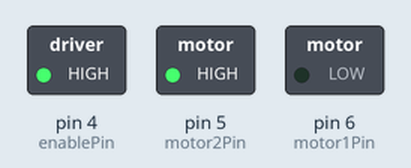
Bench run of a sketch on a simulated Arduino Uno, built with avr-gcc and run on an emulated ATmega328P. Parts: switched loads named in the sketch (green lamp = pin HIGH).

Above: at 1.0 s.
At 2.5 s:
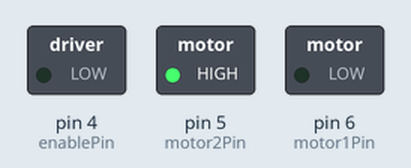
Timing chart, 0 to 3.5 s (numbered marks = the images above):
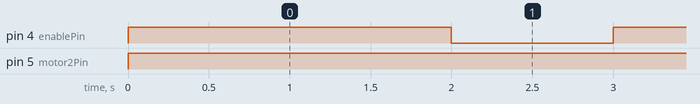

The sketch:

motorTest.ino
```cpp
//motorpins
const int enablePin = 4;
const int motor1Pin = 6;
const int motor2Pin = 5;
//const int motor3Pin = 10;
//const int motor4Pin = 11;
//const int enablePin2 = 12;

void setup() {
Serial.begin(9600);

pinMode(motor1Pin, OUTPUT);
pinMode(motor2Pin, OUTPUT);
pinMode(enablePin, OUTPUT);
//pinMode(motor3Pin, OUTPUT);
//pinMode(motor4Pin, OUTPUT);
//pinMode(enablePin2, OUTPUT);
}

void loop() {

leftForward();
//rightForward();
delay(1000);

//turn(); //check the turn function to see delay length

//leftForward();
//rightForward();
delay(1000);

leftStop();
//rightStop();
delay(1000);
}

void leftForward() {
digitalWrite(enablePin, HIGH);
digitalWrite(motor1Pin, LOW); //if you reverse this High and Low the motor will spin the other way
digitalWrite(motor2Pin, HIGH);
}

void leftStop() {
digitalWrite(enablePin, LOW);
}

//void rightForward() {
//digitalWrite(enablePin2, HIGH);
//digitalWrite(motor3Pin, LOW);
//digitalWrite(motor4Pin, HIGH);
//}
//
//void rightStop() {
//digitalWrite(enablePin2, LOW);
//}
//
//void turn() {
////Serial.println(“turn!”);
//digitalWrite(enablePin, HIGH);
//digitalWrite(enablePin2, LOW); //may want to get rid of that
//digitalWrite(motor1Pin, HIGH);
//digitalWrite(motor2Pin, LOW);
//delay(2000);
//}
```

Measured:
- by itself, pin 4 (enablePin): alternates HIGH for 2.0 s and LOW for 1.0 s
- by itself, pin 5 (motor2Pin): LOW → HIGH at 0.00 s
